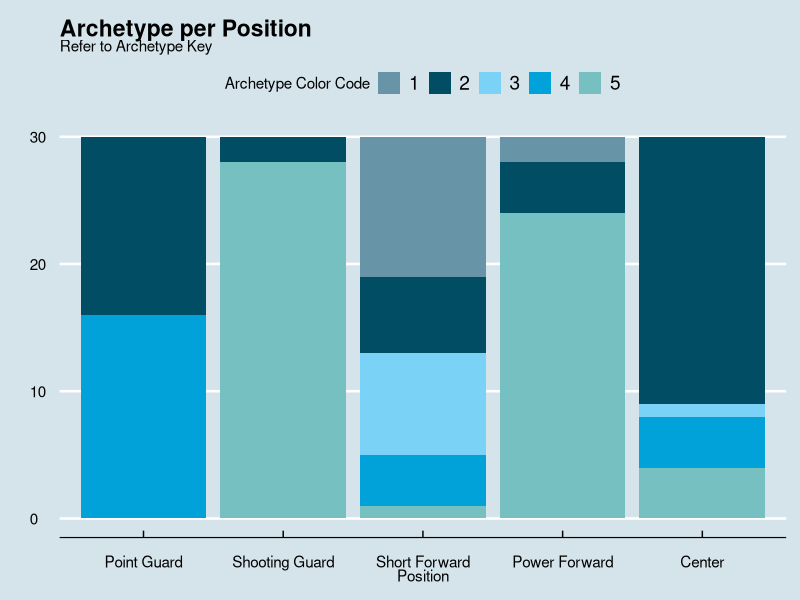
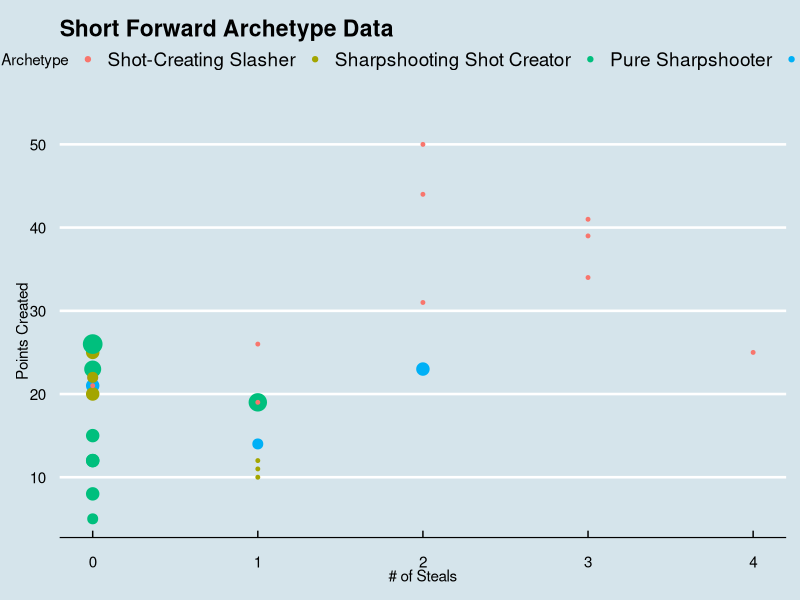
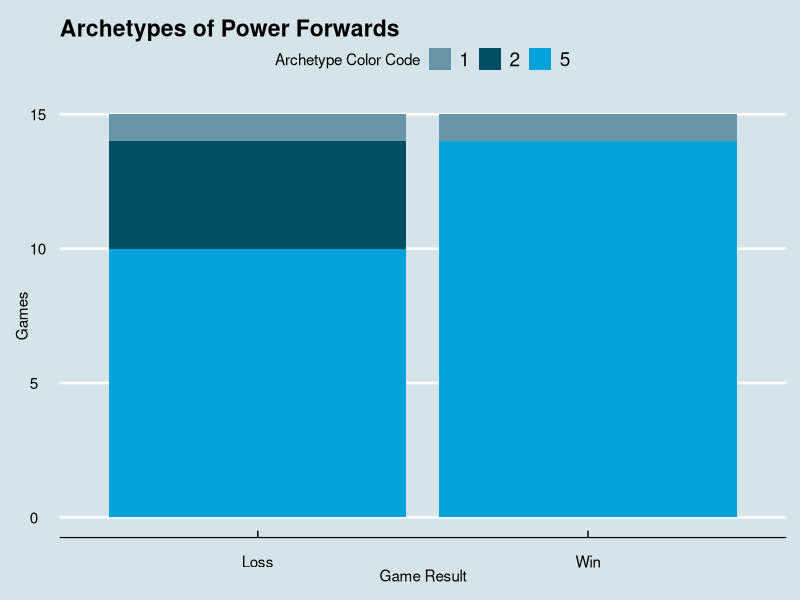
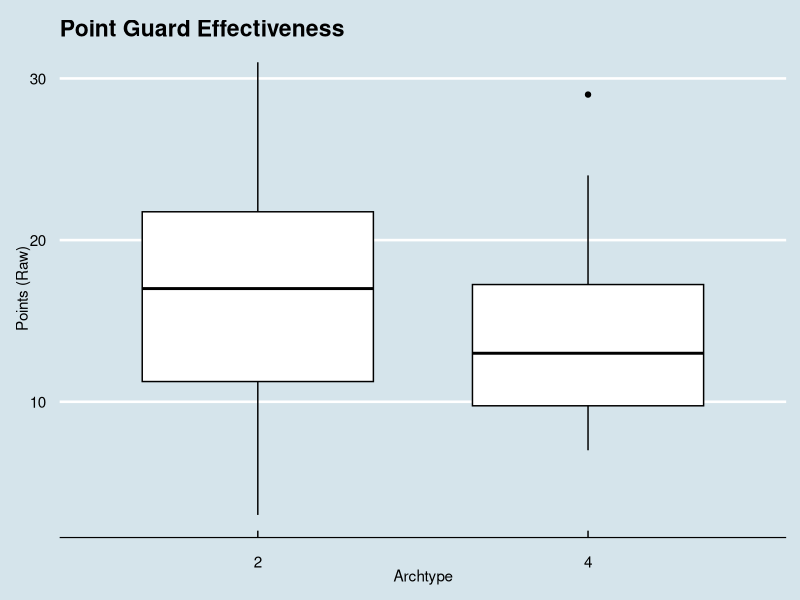
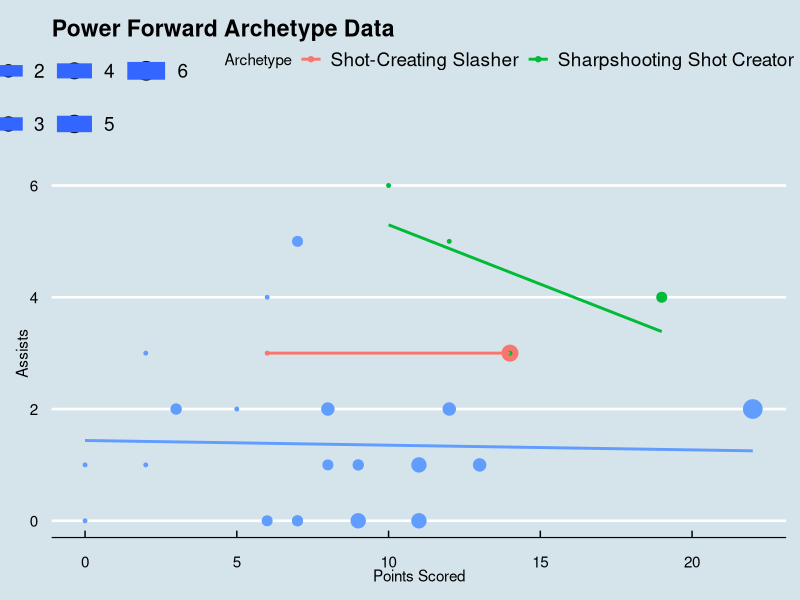

Source code (R) for these figures, in order:
## ---- chunk 1
library(ggthemes)
library(readxl)
library(tidyr)
library(dplyr)
library(ggplot2)
library(ggpubr)
theme_set(theme_economist())
BetaSheet <- read_excel("BetaSheet.xlsx")
BetaSheet <- BetaSheet %>% group_by(game_id, team) # Sort BetaSheet
BetaSheet$position <- factor(BetaSheet$position) 
BetaSheet$archetype <- factor(BetaSheet$archetype)
# Making Team Sheet
gameSheet <- data.frame(matrix(155,100)) 
# Total Team Points
teamScores <- BetaSheet %>% group_by(game_id, team) %>% summarize(points = sum(points))
# Toal Team Rebounds
teamRebounds <- BetaSheet %>% group_by(game_id, team) %>% summarize(rebounds = sum(rebounds))
# Total Team Assists
teamAssists <- BetaSheet %>% group_by(game_id, team) %>% summarize(assists = sum(assists))
# Total Team Blocks
teamBlocks <- BetaSheet %>% group_by(game_id, team) %>% summarize(blocks = sum(blocks))
# Total Team Turnovers
teamTurnovers <- BetaSheet %>% group_by(game_id, team) %>% summarize(turnovers = sum(turnovers))
# Total Team Steals
teamSteals <- BetaSheet %>% group_by(game_id, team) %>% summarize(steals = sum(steals))
# Threes #curry
teamThrees <- BetaSheet %>% group_by(game_id, team) %>% summarize(threes = sum(three_ptrs))
### Total Team ### 
gameSheet <- left_join(teamScores, teamRebounds, by = c("game_id", "team"))
gameSheet <- left_join(gameSheet, teamAssists, by = c("game_id", "team"))
gameSheet <- left_join(gameSheet, teamBlocks, by = c("game_id", "team"))
gameSheet <- left_join(gameSheet, teamTurnovers, by = c("game_id", "team"))
gameSheet <- left_join(gameSheet, teamSteals, by = c("game_id", "team"))
gameSheet <- left_join(gameSheet, teamThrees, by = c("game_id", "team"))
# HomeWin 0/1
gameSheet[,"winner"] <- c(1,0,0,1,1,0,1,0,1,0,0,1,1,0,0,1,0,1,1,0,0,1,0,1,1,0,0,1,0,1)
gameSheet[,"pt_dif"] <- c(2,-2,-6,6,5,-5,5,-5, 25,-25,-22,22,6,-6,-10,10,-3,3, 5,-5,-9,9,-4,4,11,-11,-27,27, -1, 1)
### Subsetting Archtypes
gameSheet[,"pg"] <- NA
gameSheet[,"sg"] <- NA
gameSheet[,"sf"] <- NA
gameSheet[,"pf"] <- NA
gameSheet[,"c"] <- NA
every_pg <- BetaSheet$position == 1
gameSheet$pg <- BetaSheet$archetype[every_pg]
every_sg <- BetaSheet$position == 2
gameSheet$sg <- BetaSheet$archetype[every_sg]
every_sf <- BetaSheet$position == 3
gameSheet$sf <- BetaSheet$archetype[every_sf]
every_pf <- BetaSheet$position == 4
gameSheet$pf <- BetaSheet$archetype[every_pf]
every_c <- BetaSheet$position == 5
gameSheet$c <- BetaSheet$archetype[every_c]
as.factor(gameSheet$pg)
as.factor(gameSheet$sg)
as.factor(gameSheet$sf)
as.factor(gameSheet$pf)
as.factor(gameSheet$c)

BetaSheet$points_responsible <- BetaSheet$points + BetaSheet$assists

## ---- chunk 2
BetaSheet %>%
  ggplot(aes(x= factor(position,labels =c("Point Guard", "Shooting Guard", "Short Forward", "Power Forward", "Center")) )) + 
  geom_bar(aes(fill=archetype)) + scale_fill_economist() +
  ggtitle("Archetype per Position", subtitle = "Refer to Archetype Key") +
  ylab(" ") + xlab("Position") +
  labs(fill= "Archetype Color Code")
## ---- chunk 3
BetaSheet[every_sf,] %>% ggplot(aes(x=steals, y=points_responsible, colour=factor(archetype,labels=c("Shot-Creating Slasher","Sharpshooting Shot Creator","Pure Sharpshooter","Slashing Defender","Sharpshooting Slasher"))))+ geom_point(aes(size = three_ptrs)) +
  labs(colour= "Archetype", size= "# of Three Pointers") + ggtitle("Short Forward Archetype Data")+
  scale_x_continuous("# of Steals") + ylab("Points Created") 
## ---- chunk 4
ggplot(gameSheet, aes(factor(winner,labels=c("Loss", "Win")), fill=pf)) + geom_histogram(binwidth = .5, stat="count") +
  ggtitle("Archetypes of Power Forwards") + ylab("Games") +
  scale_x_discrete("Game Result") +
  scale_fill_economist() +
  labs(fill= "Archetype Color Code")
## ---- chunk 5

## ---- chunk 6
ggboxplot(BetaSheet[every_pg,], x="archetype", y="points", ylab="Points (Raw)", xlab= "Archtype", title = "Point Guard Effectiveness",  ggtheme = theme_economist())
## ---- chunk 7
BetaSheet[every_pf,] %>%
  ggplot(aes(x=points, y=assists, size=three_ptrs, colour=factor(archetype, labels=c("Shot-Creating Slasher", "Sharpshooting Shot Creator", "Sharpshooting Slasher")))) + geom_point() + 
  geom_smooth(method = lm, se=FALSE) + scale_fill_economist() + ggtitle("Power Forward Archetype Data") + labs(colour= "Archetype", size= "# of Three Pointers") + xlab("Points Scored") +ylab("Assists")
## ---- chunk 8

## ---- chunk 9

## ---- chunk 10

## ---- chunk 11

## ---- chunk 12

